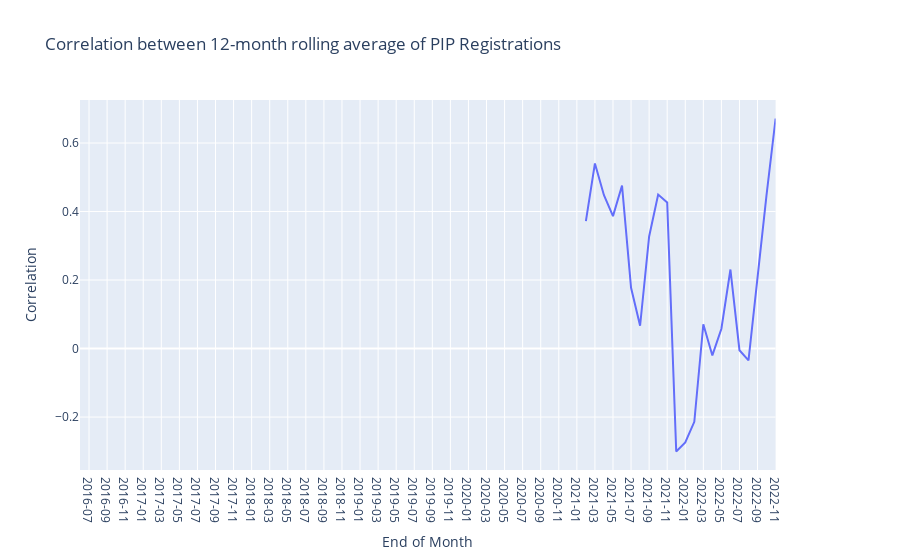

Here is the notebook cell this chart was saved with:
### Code cell
import plotly.graph_objects as go
from plotly.subplots import make_subplots
import datetime

# Create figure with secondary y-axis
fig = make_subplots(specs=[[{"secondary_y": True}]])

fig.add_trace(
    go.Scatter(x=df_pip_and_injections['Year Month'], 
               y=df_pip_and_injections['New Claims & Injections Rolling 12-month Correlation'], 
               name="New Claims & Injections Rolling 12-month Correlation"),secondary_y=False, #marker.color='red' || name="Weekly Deaths", marker_color='gray', opacity=0.7)
)



# Add figure title
fig.update_layout(
    title_text="Correlation between 12-month rolling average of PIP Registrations",
    height=650
)



# layout = go.Layout(
#     height=600,
#     margin=dict(l=50, r=50, b=50, t=50, pad=4),
#     title=dict(text=f'Weekly Deaths 2020-2023 (up to Week {analysis_end_week_selected}) by Date of Registration versus {mean_value_selected}'),
#     xaxis=dict(title_text='Registration Week', type='category', tickmode='linear', tick0=1, dtick=1),
#     yaxis=dict(title_text='Deaths'),
#     legend=dict(
#         orientation="h",
#         yanchor="bottom",
#         y=-0.4,
#         xanchor="left",
#         x=0.01
#     ),
# )

# fig_deaths_trends = go.Figure(data=fig_deaths_trends.data, layout=layout)



# Set x-axis title
fig.update_xaxes(dict(title_text='End of Month', type='category', tickmode='linear', tick0=1, dtick=2))
#fig.update_xaxes(title_text="End of Month")

# Set y-axes titles
fig.update_yaxes(title_text="Correlation", secondary_y=False)
#fig.update_yaxes(title_text="New Registrations", secondary_y=True) #<b>secondary</b>

#fig.update_yaxes(range=[50, 650], secondary_y=False)

# if show_total_cumulative_injections:
#     fig.update_yaxes(range=[0, 4100000], secondary_y=True)
# else:
#     fig.update_yaxes(range=[0, 2000000], secondary_y=True)
        
#fig.update_xaxes(range=[3, 9])

fig.show()

### Figure 1 — Plotly figure (JSON) as saved in the notebook; plotly's stock layout.template omitted (floating-point values rounded to 4 significant figures)
{"data": [{"name": "New Claims & Injections Rolling 12-month Correlation", "type": "scatter", "x": ["2016-06", "2016-07", "2016-08", "2016-09", "2016-10", "2016-11", "2016-12", "2017-01", "2017-02", "2017-03", "2017-04", "2017-05", "2017-06", "2017-07", "2017-08", "2017-09", "2017-10", "2017-11", "2017-12", "2018-01", "2018-02", "2018-03", "2018-04", "2018-05", "2018-06", "2018-07", "2018-08", "2018-09", "2018-10", "2018-11", "2018-12", "2019-01", "2019-02", "2019-03", "2019-04", "2019-05", "2019-06", "2019-07", "2019-08", "2019-09", "2019-10", "2019-11", "2019-12", "2020-01", "2020-02", "2020-03", "2020-04", "2020-05", "2020-06", "2020-07", "2020-08", "2020-09", "2020-10", "2020-11", "2020-12", "2021-01", "2021-02", "2021-03", "2021-04", "2021-05", "2021-06", "2021-07", "2021-08", "2021-09", "2021-10", "2021-11", "2021-12", "2022-01", "2022-02", "2022-03", "2022-04", "2022-05", "2022-06", "2022-07", "2022-08", "2022-09", "2022-10", "2022-11"], "xaxis": "x", "y": [null, null, null, null, null, null, null, null, null, null, null, null, null, null, null, null, null, null, null, null, null, null, null, null, null, null, null, null, null, null, null, null, null, null, null, null, null, null, null, null, null, null, null, null, null, null, null, null, null, null, null, null, null, null, null, null, 0.3721, 0.5404, 0.4476, 0.3866, 0.4759, 0.1776, 0.06654, 0.3271, 0.4496, 0.4266, -0.3006, -0.2743, -0.2139, 0.07097, -0.02004, 0.05777, 0.2307, -0.004925, -0.03443, 0.2143, 0.4492, 0.6716], "yaxis": "y"}], "layout": {"autosize": true, "title": {"text": "Correlation between 12-month rolling average of PIP Registrations"}, "xaxis": {"anchor": "y", "autorange": true, "domain": [0, 0.94], "dtick": 2, "range": [0, 77], "tick0": 1, "tickmode": "linear", "title": {"text": "End of Month"}, "type": "category"}, "yaxis": {"anchor": "x", "autorange": true, "domain": [0, 1], "range": [-0.3546, 0.7256], "title": {"text": "Correlation"}, "type": "linear"}, "yaxis2": {"anchor": "x", "overlaying": "y", "side": "right"}}}
